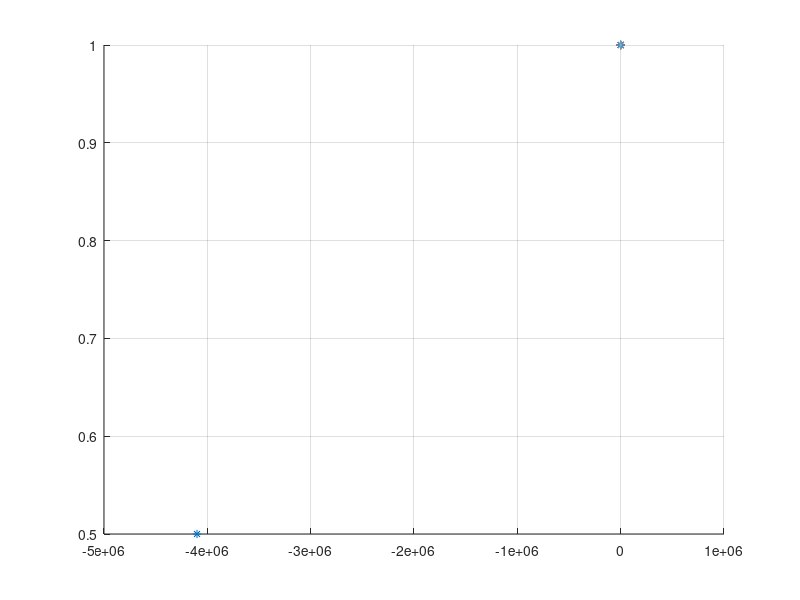

The MATLAB script that drew this image:
% read file and plot
clc
clear all
close all

fid = fopen('orbit_true_or_false_v.txt','r');
C = textscan(fid,'%11.1f %4.2f %d %d %d %f %f');
fclose(fid);


figure('name','results')
hold on
grid on
inorbit = C{5};
rx = C{1};
CD = C{2};
delta_v = C{7};
acc = C{6}

for i=1:length(delta_v)
   %delta_v(i)
    if acc(i)<3
        scatter3(rx(i),CD(i),delta_v(i),'*')
    end
    
end